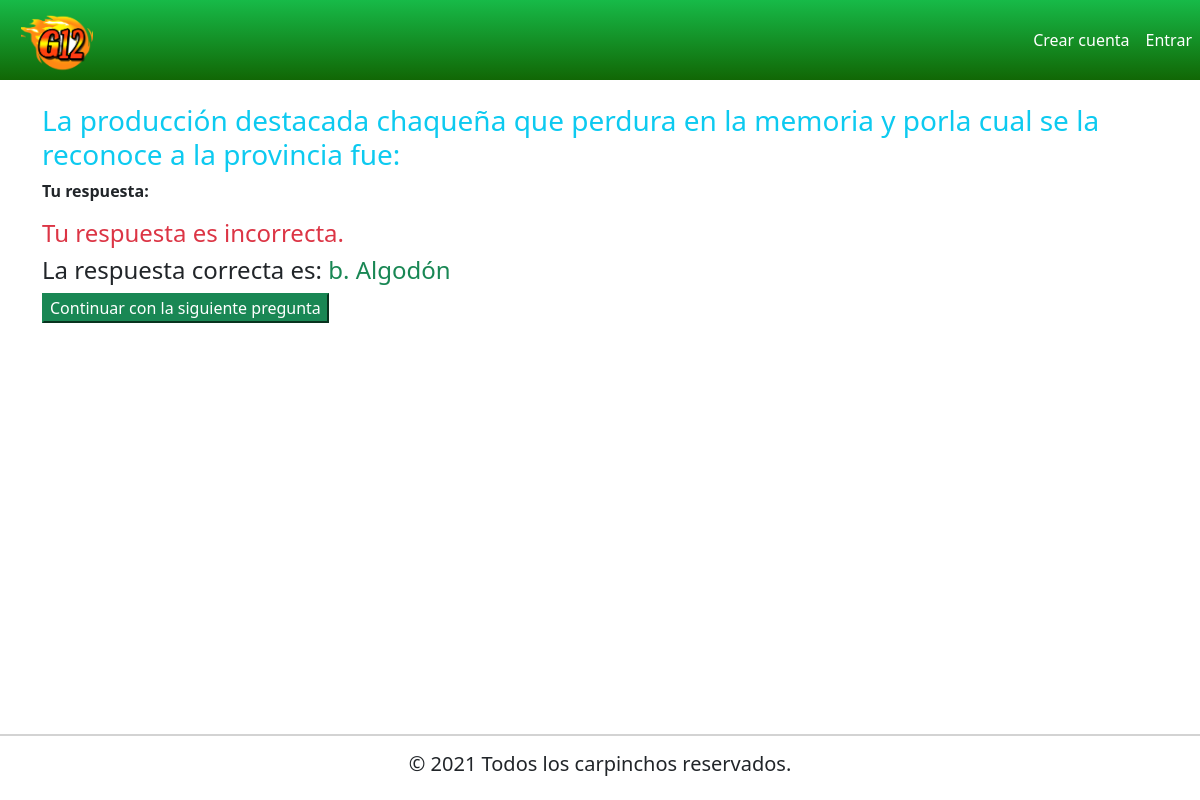
Screenshot of /resultado/158/ with the database file from the repository.
### Quiz/models.py (models this page shows, shortened)
class PreguntasRespondidas(models.Model):
    quizUser = models.ForeignKey(QuizUsuario, on_delete=models.CASCADE, related_name='intentos')
    pregunta=models.ForeignKey(Pregunta, on_delete=models.CASCADE)
    respuesta = models.ForeignKey(ElegirRespuesta, on_delete=models.CASCADE, null=True)
    correcta = models.BooleanField(verbose_name='¿Es estal a respuesta correcta?', default=False, null=False)
    puntaje_obtenido = models.DecimalField(verbose_name='Puntaje Obtenido', default = 0, decimal_places=2, max_digits=6)

class Pregunta(models.Model):
    NUMERO_DE_RESPUESAS_PERMITIDAS = 1
    texto = models.TextField(verbose_name='Texto de la pregunta')
    max_puntaje = models.DecimalField(verbose_name='Maximo Puntaje', default=3, decimal_places=2, max_digits=6)
    categoria = models.ForeignKey(Categoria, on_delete=models.SET_NULL, null=True)

class ElegirRespuesta(models.Model):
    MAXIMO_RESPUESTA = 6
    pregunta = models.ForeignKey(Pregunta, related_name='opciones', on_delete=models.CASCADE)
    correcta = models.BooleanField(verbose_name='¿Es esta la respuesta correcta?', default=False, null=False)
    texto = models.TextField(verbose_name='Texto de la respuesta', null=True, blank=True)
    def __str__(self):
        return self.texto

### Quiz/views.py (the view)
# urls.py: path('resultado/<int:pregunta_respondida_pk>/', resultado_pregunta, name='resultado'),
def resultado_pregunta(request, pregunta_respondida_pk):
    respondida = get_object_or_404(PreguntasRespondidas, pk=pregunta_respondida_pk)
    context = {
        'respondida':respondida
    }
    return render(request,'play/resultados.html',context)

### templates/play/resultados.html (shortened to what this page needs)
{% extends 'base.html' %}
{% block contenido %}
<div class="container">
    <div class="jumbotron my-4">
        <h3 class="text-info">{{respondida.pregunta.texto|safe}}</h3>
        <p><strong>Tu respuesta: </strong>
        </p>
        {% if respondida.respuesta.correcta %}
            <h4 class="text-success">¡Muy Bien!. Tu respuesta es correcta.</h4>
        {% else %}
            <h4 class="text-danger">Tu respuesta es incorrecta.</h4>
            {% for respuesta in respondida.pregunta.opciones.all %}
                {% if respuesta.correcta %}
                <h4>La respuesta correcta es: <span class="text-success">{{respuesta}}</span> </h4>
                {% endif %}
            {% endfor%}
      {% endif %}
        <a href="{% url 'jugar' %}">
            <button class="btn-success">
                Continuar con la siguiente pregunta
            </button>
        </a>
    </div>
</div>
{% endblock %}

### rows the page displays
PreguntasRespondidas: pregunta.texto "La producción destacada chaqueña que perdura en la memoria y porla cual se la reconoce a la provincia fue:"
ElegirRespuesta: texto "b. Algodón"
